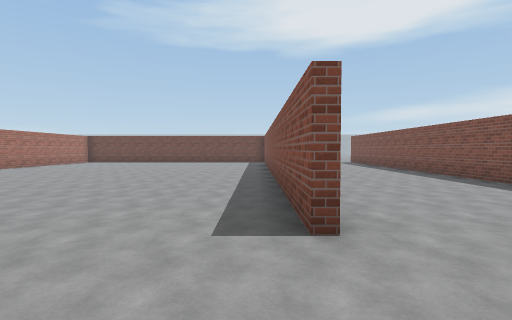
View 1 (above)

24 first-person views from a walk through a 3-D level made in the Unity game engine. The camera is 1.5 m above the floor, tilts 2° down and sees 80° across. Doors are open. The floor is counted in squares, 2 m on a side. Each view is taken from the middle of a square. On the plan, view 1 faces up. The plan holds only what a view shows up to about 10 squares ahead; the rest is blank. The place goes on beyond the plan. The player character is not drawn. Some surface patterns are stand-ins.

View 2
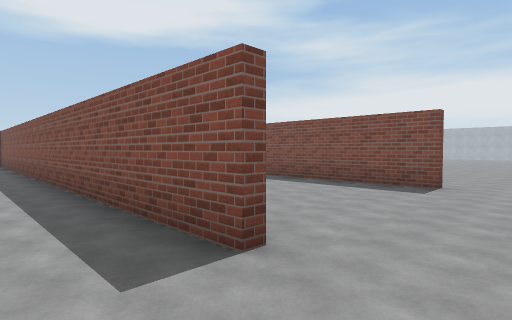

View 3
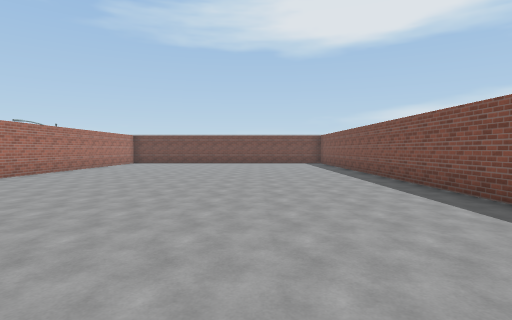

View 4
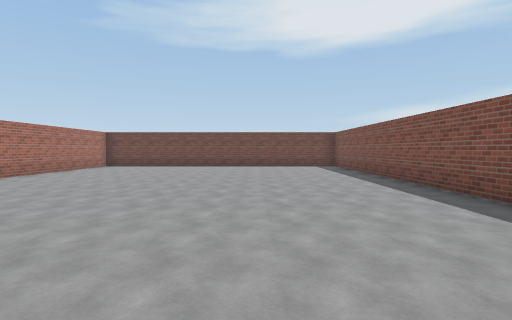

View 5
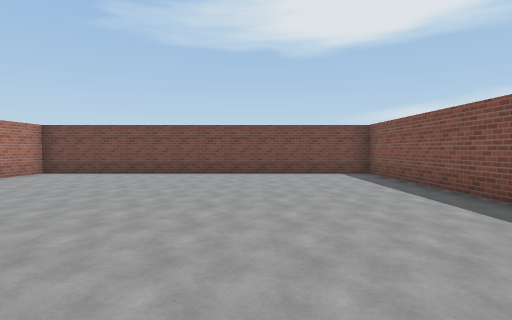

View 6
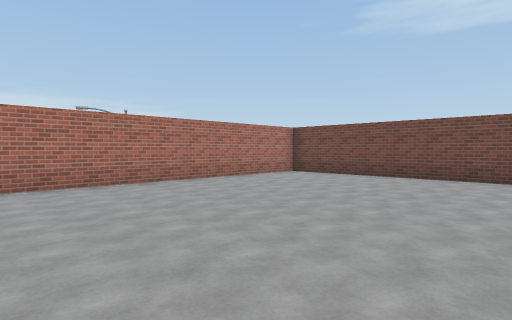

View 7
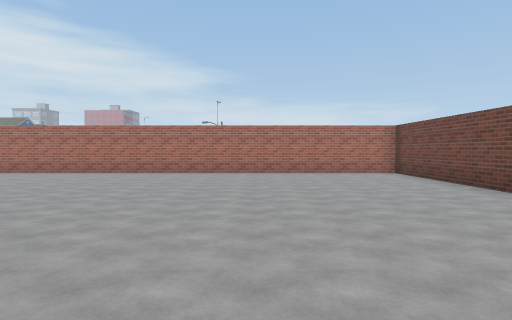

View 8
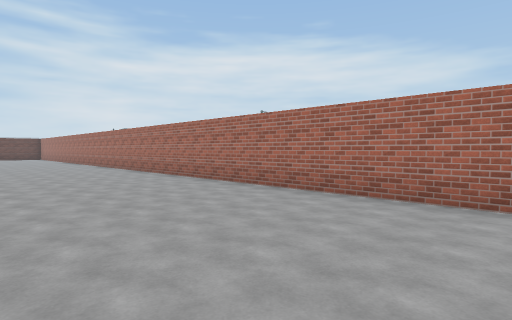

View 9
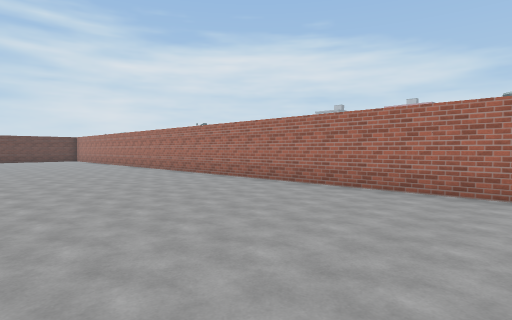

View 10
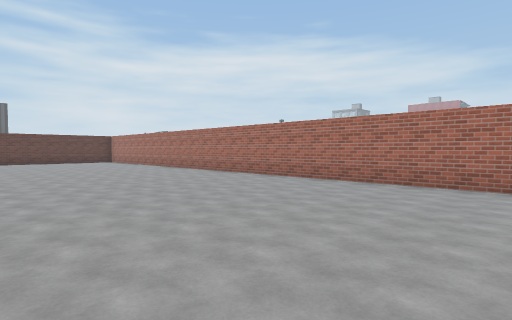

View 11
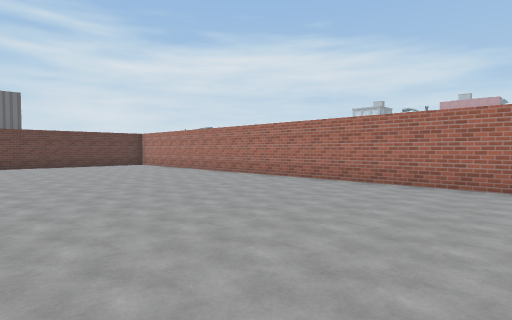

View 12
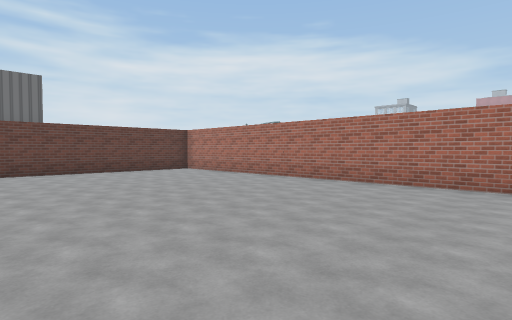

View 13
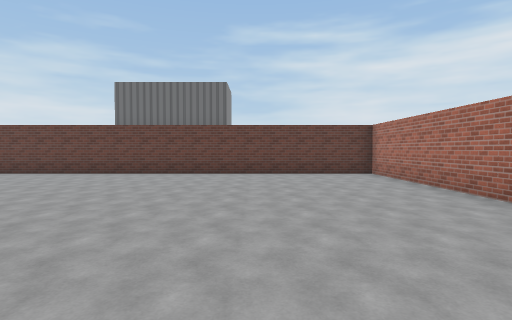

View 14
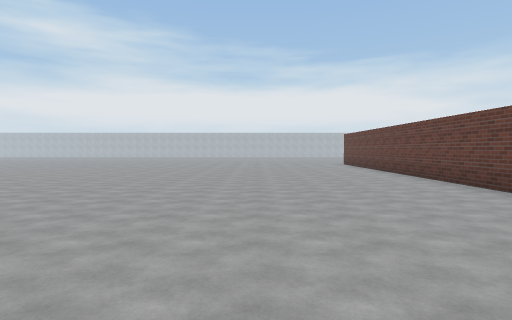

View 15
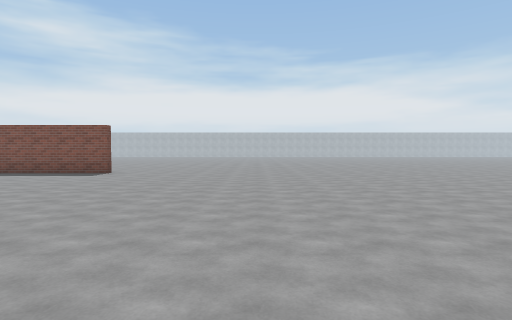

View 16
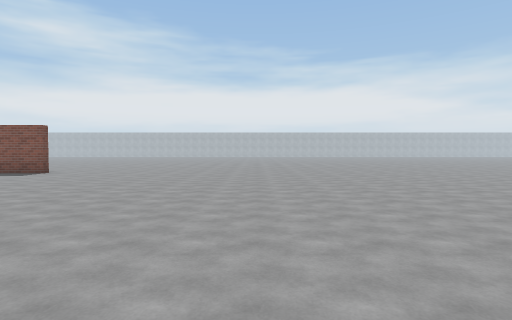

View 17
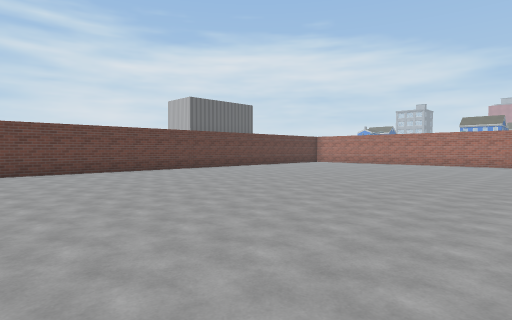

View 18
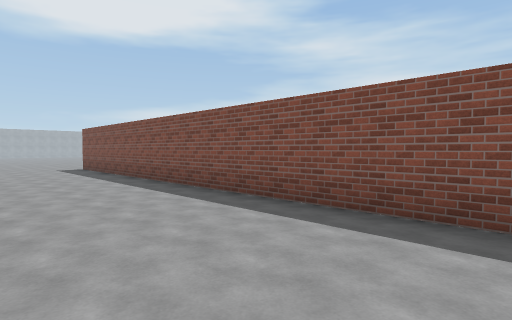

View 19
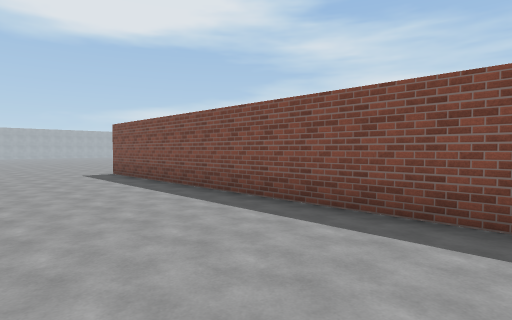

View 20
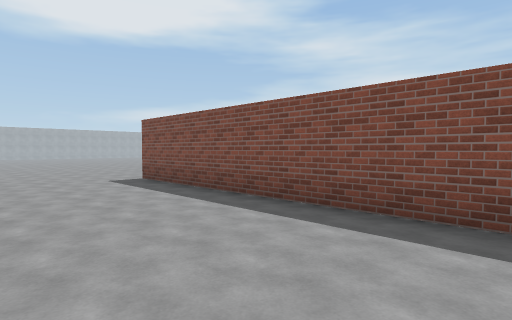

View 21
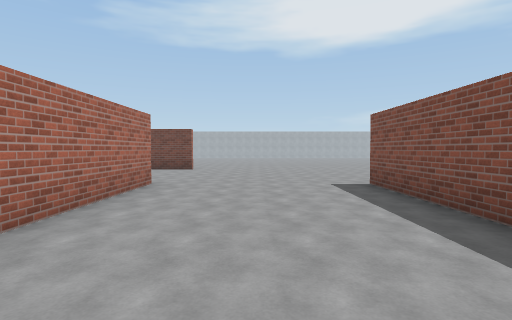

View 22
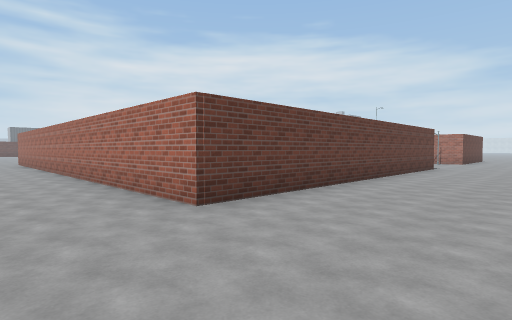

View 23
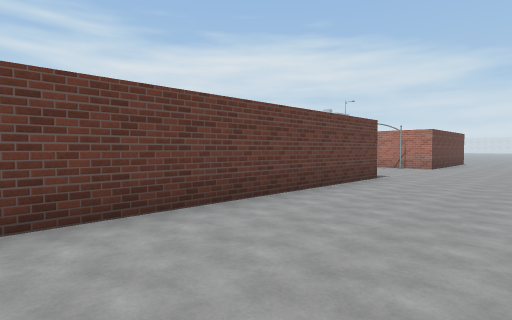

View 24
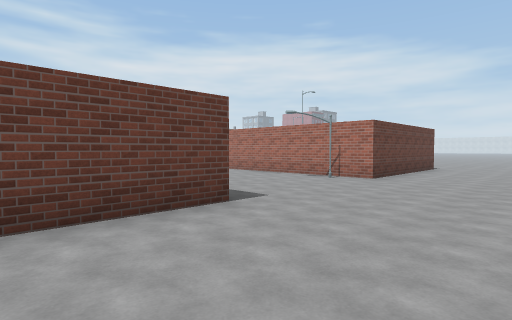

### Floor plan
Points are (right, up) in squares from view 1. A wall is a line through its corners. A room is listed if a view was taken in it or the views show most of it. See-through windows are left out.
Room 1 (views 1, 2, 3, 4, 5, 6, 7, 8, 9, 10, 11, 12, 13, 14, 15, 16, 17, 18, 19, 20, 21, 22, 23, 24)
walls: (0.5, 2.5) (0.5, 17.4) (-9.6, 17.4) (-9.6, -17.4) (5.1, -17.4); (5.5, 2.5) (5.5, 17.6); (-9.9, 17.6) (0.7, 17.6) (0.7, 9.1); (-17.9, 17.6) (-14.6, 17.6) (-14.6, 14.4)
objects: streetlight (-14, 17); other object (-10, -5); other object (-10, 4); other object (-10, 12)

Where each view was taken, in squares from view 1:
view 1: 0 up, 0 right, facing up
view 2: 1 up, 1 left, facing up-right
view 3: 1 up, 3 left, facing up
view 4: 4 up, 3 left, facing up
view 5: 8 up, 3 left, facing up
view 6: 9 up, 3 left, facing up-left
view 7: 13 up, 0 right, facing left
view 8: 9 up, 5 left, facing down-left
view 9: 4 up, 4 left, facing down-left
view 10: 1 up, 3 left, facing down-left
view 11: 3 down, 3 left, facing down-left
view 12: 7 down, 3 left, facing down-left
view 13: 8 down, 6 left, facing down
view 14: 13 down, 5 left, facing right
view 15: 2 down, 4 left, facing right
view 16: 4 down, 4 left, facing right
view 17: 7 down, 6 right, facing down-left
view 18: 5 up, 2 right, facing up-right
view 19: 8 up, 2 right, facing up-right
view 20: 10 up, 2 right, facing up-right
view 21: 11 up, 3 right, facing up
view 22: 21 up, 3 right, facing down-left
view 23: 21 up, 2 left, facing down-left
view 24: 21 up, 7 left, facing down-left
